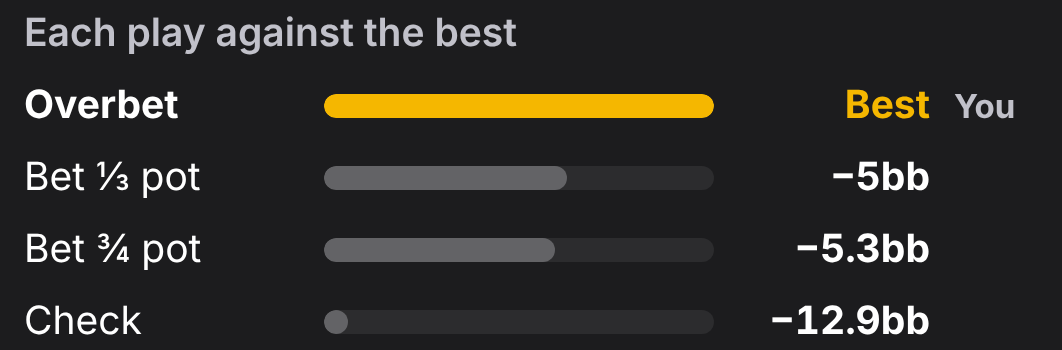
#> input picture store/scripts/sources/chart.png, 1062 x 350 px, given in place of pineapple-discard.png, which was not available
$ python premium-shots.py
#> lines starting #> are read from the running program, lines starting #| are printed output that depends on the picture
# Cuts the Premium page's carousel pictures (native/assets/premium) from the App Store slides' sources in
# store/scripts/sources: each perk's phone screen, and the part of it the page pulls out and shows bigger.
# Run from the repo root: python3 store/scripts/premium-shots.py
from PIL import Image

SRC = 'store/scripts/sources/'
OUT = 'native/assets/premium/'

def save(im, name, width):
    im = im.convert('RGB')
    if im.width > width:
        im = im.resize((width, round(im.height * width / im.width)), Image.LANCZOS)
    im.save(OUT + name + '.webp', 'WEBP', quality=82, method=6)
    print(name, im.size)

# Phone screens: the whole screenshot, 600 pixels wide (shown about 280 points wide).
for src, name in [('pineapple-discard', 'pineapple'), ('dice-dice', 'dice'), ('power-sb', 'power'), ('web-hand-sb', 'range')]:
    save(Image.open(SRC + src + '.png'), name + '-screen', 600)
#> in save, im is the input picture: PIL image 1062x350 RGB; mean R, G, B 45.8, 44, 41
#> in save, `im = im.resize((width, round(im.height * width / im.width)), Image.LAN..`:
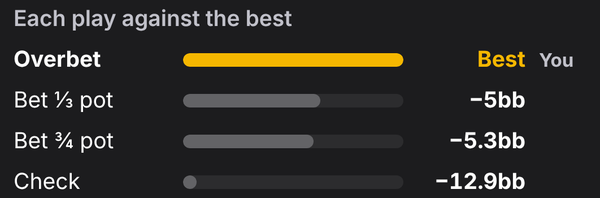
#> im: PIL image 600x198 RGB; mean R, G, B 45.6, 43.9, 40.8
#| pineapple-screen (600, 198)
#> pass 2 of the loop `for src, name in [('pineapple-discard', 'pineapple'), ('dice-dice', 'd..`:
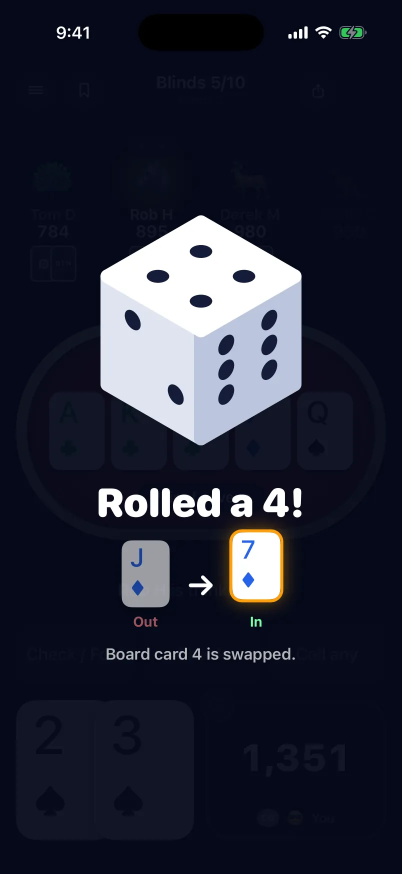
#> input picture store/scripts/sources/dice-dice.png, 804 x 1748 px, found by its file name (shown at 1/2 size)
#> in save, im is the input picture: PIL image 804x1748 RGB; mean R, G, B 34.4, 38, 52.7
#> in save (call 2), `im = im.resize((width, round(im.height * width / im.width)), Image.LAN..`:
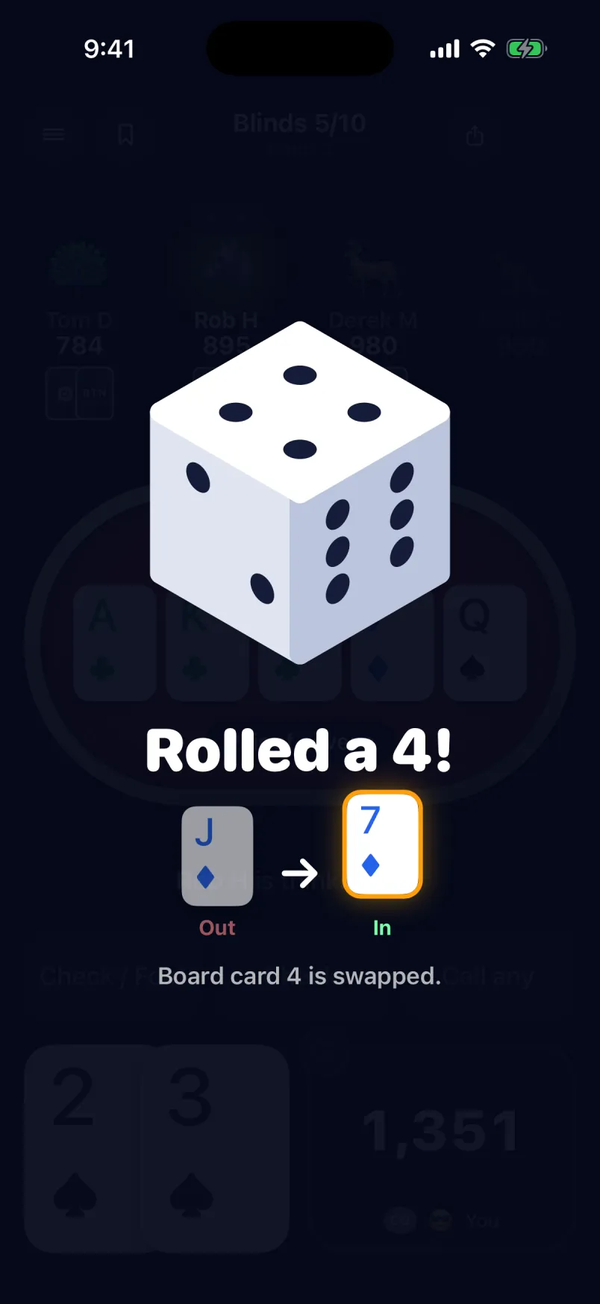
#> im: PIL image 600x1304 RGB; mean R, G, B 34.4, 38, 52.7
#| dice-screen (600, 1304)
#> pass 3 of the loop `for src, name in [('pineapple-discard', 'pineapple'), ('dice-dice', 'd..`:
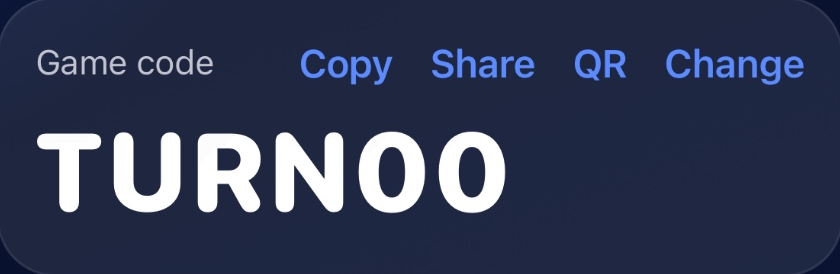
#> input picture store/scripts/sources/codecard.png, 840 x 274 px, given in place of power-sb.png, which was not available
#> in save, im is the input picture: PIL image 840x274 RGB; mean R, G, B 51.2, 59, 85.3
#> in save (call 3), `im = im.resize((width, round(im.height * width / im.width)), Image.LAN..`:
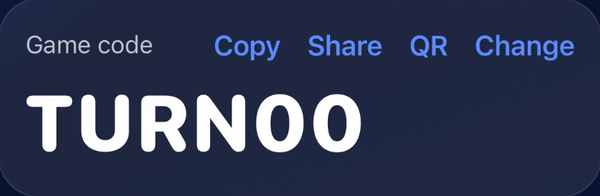
#> im: PIL image 600x196 RGB; mean R, G, B 51.1, 58.9, 85.2
#| power-screen (600, 196)
#> the loop made 4 passes; the first 3 are shown

# The parts pulled out, at about twice the size they're shown.
save(Image.open(SRC + 'discard-row.png'), 'pineapple-zoom', 700)
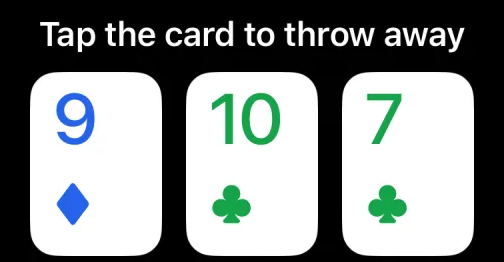
#> input picture store/scripts/sources/discard-row.png, 504 x 262 px, found by its file name
#> in save, im is the input picture: PIL image 504x262 RGB; mean R, G, B 134.4, 139.3, 138.4
#| pineapple-zoom (504, 262)
save(Image.open(SRC + 'rolled.png'), 'dice-zoom', 700)
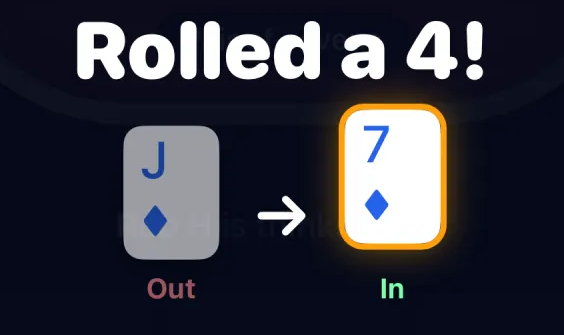
#> input picture store/scripts/sources/rolled.png, 564 x 335 px, found by its file name
#> in save, im is the input picture: PIL image 564x335 RGB; mean R, G, B 54.8, 55.8, 65.9
#| dice-zoom (564, 335)
save(Image.open(SRC + 'power-panel.png'), 'power-zoom', 760)
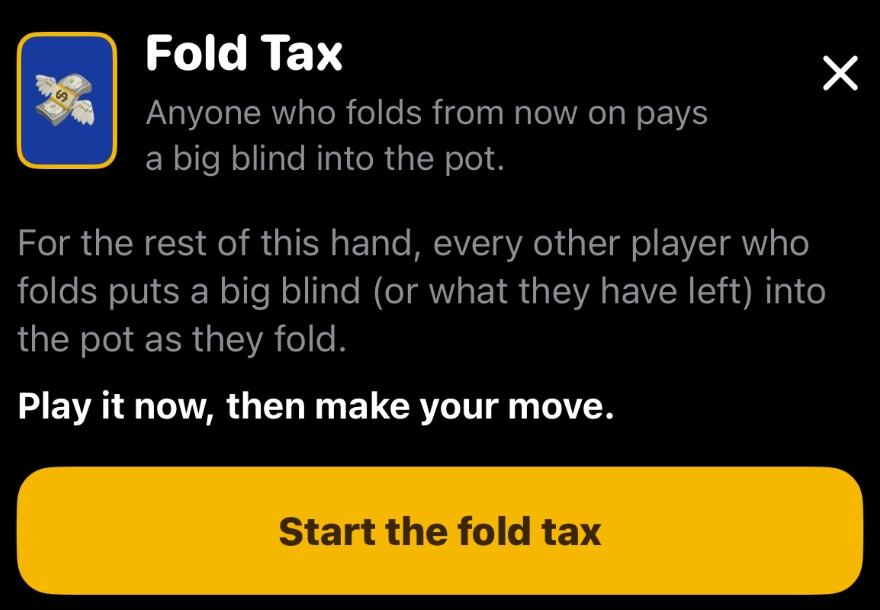
#> input picture store/scripts/sources/power-panel.png, 880 x 610 px, found by its file name
#> in save, im is the input picture: PIL image 880x610 RGB; mean R, G, B 59.3, 47.5, 13.8
#| power-zoom (760, 527)
save(Image.open(SRC + 'bestplay.png'), 'range-zoom', 760)
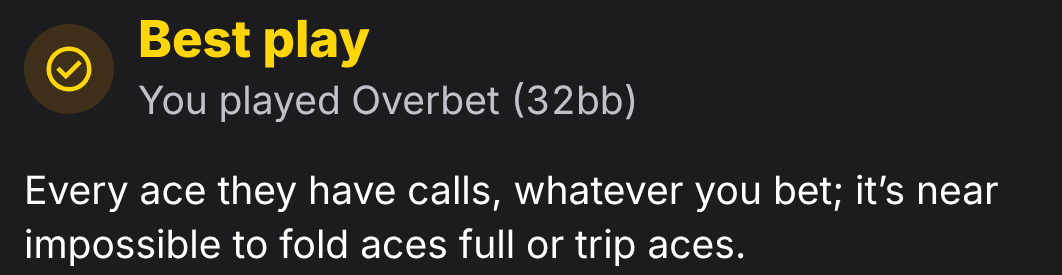
#> input picture store/scripts/sources/bestplay.png, 1062 x 275 px, found by its file name
#> in save, im is the input picture: PIL image 1062x275 RGB; mean R, G, B 44.9, 43.9, 41.9
#> in save (call 8), `im = im.resize((width, round(im.height * width / im.width)), Image.LAN..`:
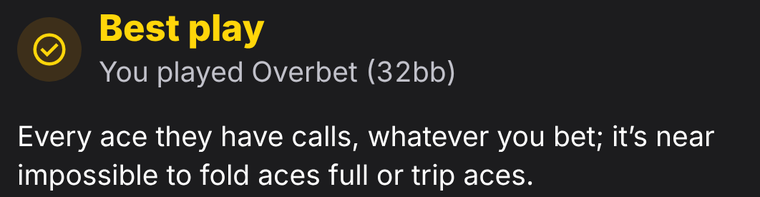
#> im: PIL image 760x197 RGB; mean R, G, B 44.6, 43.7, 41.7
#| range-zoom (760, 197)
